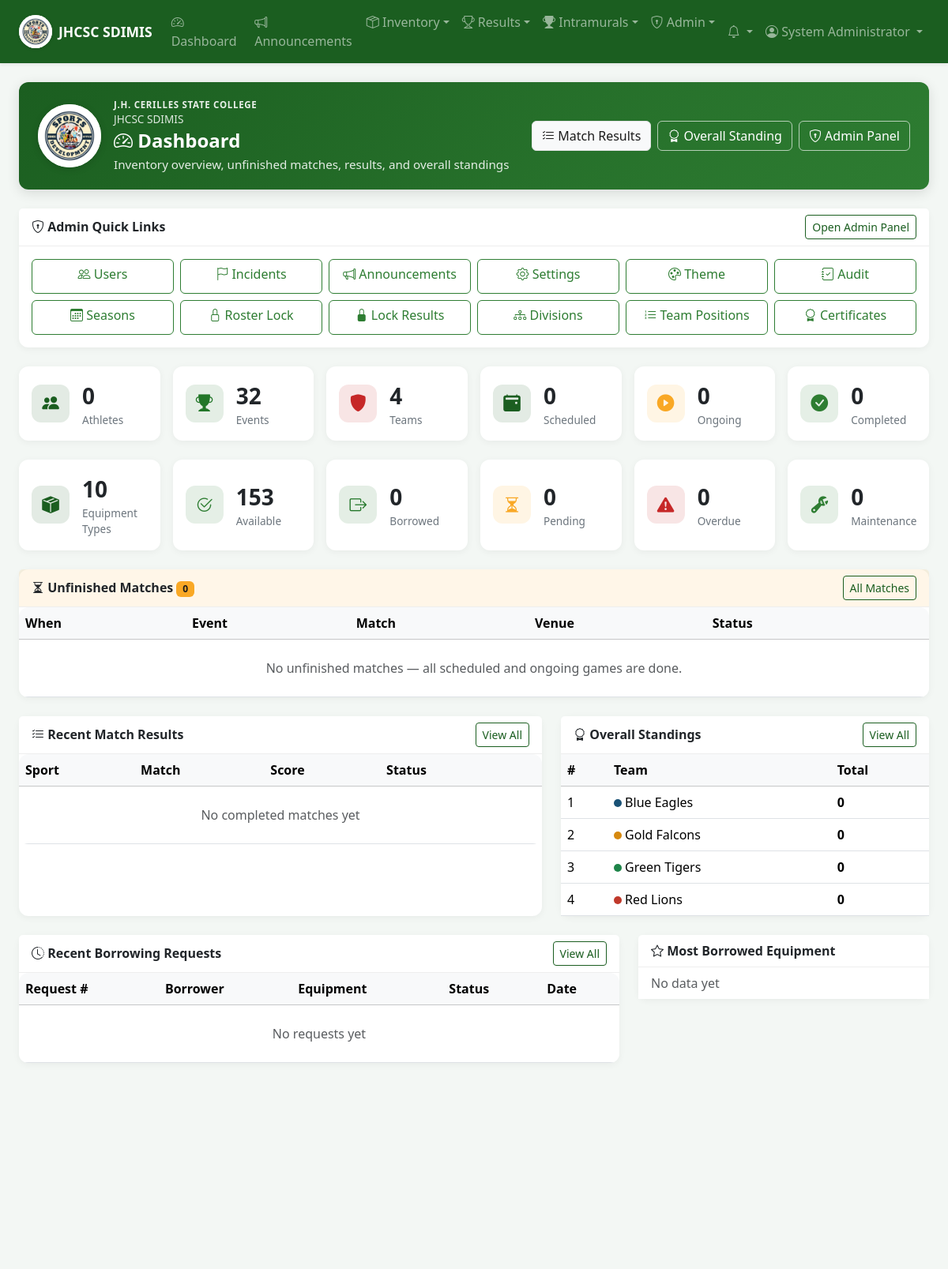
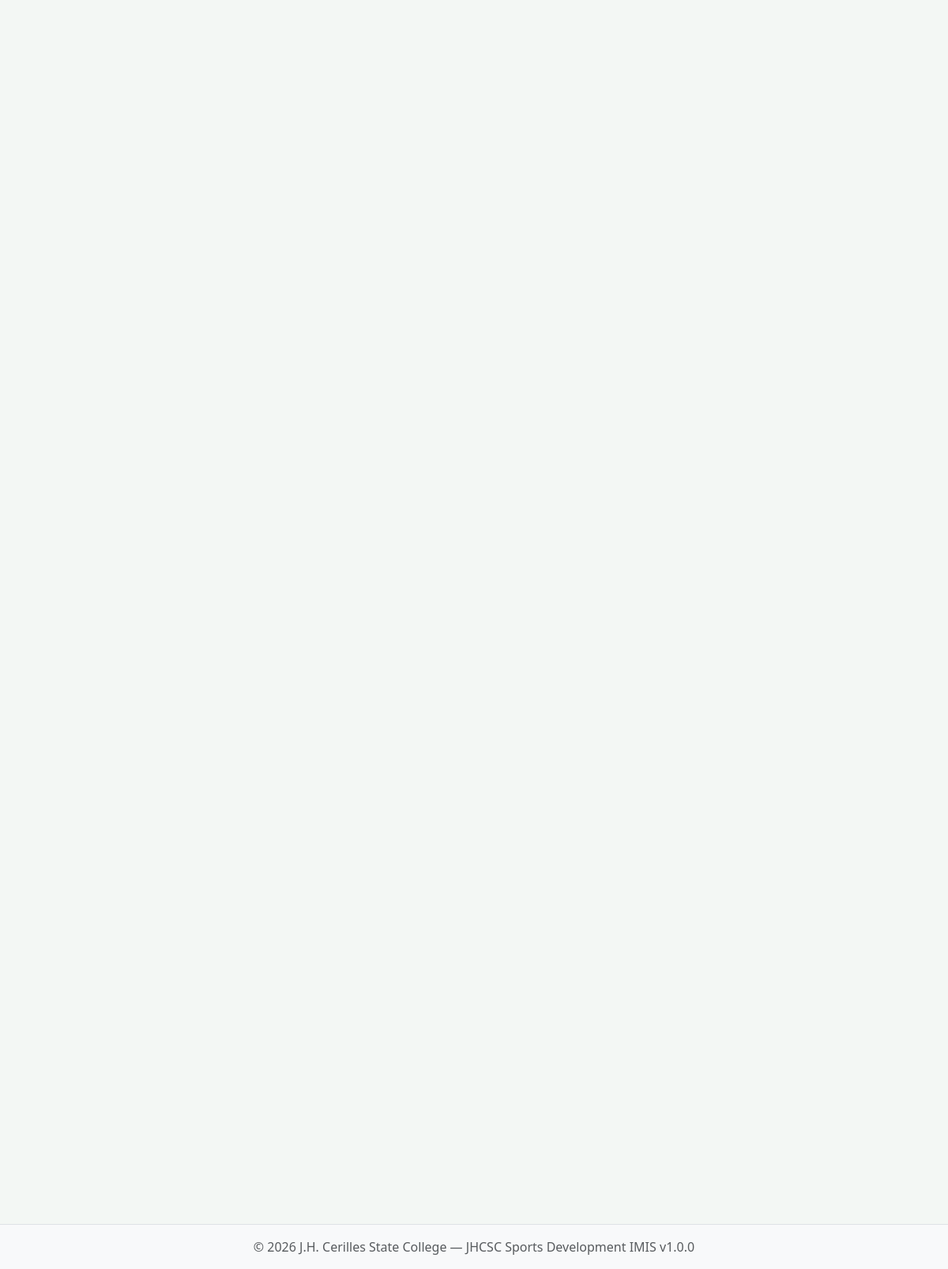
/dashboard.php (signed in), run on the app's committed database (2 pictures, top to bottom).
### tables this page shows
CREATE TABLE IF NOT EXISTS intramural_teams (
    id INT AUTO_INCREMENT PRIMARY KEY,
    name VARCHAR(100) NOT NULL,
    short_name VARCHAR(30) DEFAULT NULL,
    color VARCHAR(20) DEFAULT '#1a5276',
    logo VARCHAR(255) DEFAULT NULL,
    department VARCHAR(100) DEFAULT NULL,
    division_id INT DEFAULT NULL,
    coach_name VARCHAR(100) DEFAULT NULL,
    unit_manager_id INT DEFAULT NULL,
    coach_user_id INT DEFAULT NULL,
    description TEXT,
    is_active TINYINT(1) NOT NULL DEFAULT 1,
    created_at TIMESTAMP DEFAULT CURRENT_TIMESTAMP,
    updated_at TIMESTAMP DEFAULT CURRENT_TIMESTAMP ON UPDATE CURRENT_TIMESTAMP,
    UNIQUE KEY uq_team_name (name),
    FOREIGN KEY (division_id) REFERENCES intramural_divisions(id) ON DELETE SET NULL
);

### dashboard.php (the view, shortened to what the rows shown need)
<?php
require_once __DIR__ . '/includes/auth.php';
$showInventory = canViewInventoryDashboard();
$showStudentBorrowing = canBorrowEquipment();
$showCompetition = canViewCompetitionDashboard();
$showCoachPanel = isCoach() && !canManageIntramurals();
$overallStandings = [];
$isTmDashboard = isTournamentManager() && !canManageIntramurals();
$showUnfinishedMatches = false;
try {
    if ($showCompetition) {
        $showUnfinishedMatches = $isTmDashboard || isAdmin() || (hasRole('unit_manager') && getUserTeamId());
        $overallData = computeOverallStandings();
        $overallStandings = array_slice($overallData['standings'], 0, 8);
    }
} catch (Throwable $e) {
}
require_once __DIR__ . '/includes/header.php';
$dashboardSubtitle = 'Welcome back, ' . ($_SESSION['user_name'] ?? '');
if (isSecretariat()) {
    $dashboardSubtitle = 'Match results, overall standings, and competition management';
} elseif (isPublication()) {
    $dashboardSubtitle = 'View match results and overall standings';
} elseif (isTournamentManager() && !canManageIntramurals()) {
    $dashboardSubtitle = 'Unfinished matches, results, and standings for your assigned events';
} elseif (hasRole('unit_manager')) {
    $dashboardSubtitle = 'Team management, match results, and overall standings';
} elseif (isAdmin()) {
    $dashboardSubtitle = 'Inventory overview, unfinished matches, results, and overall standings';
} elseif (canManageIntramurals()) {
    $dashboardSubtitle = 'Inventory overview, match results, and overall standings';
} elseif ($showCoachPanel) {
    $dashboardSubtitle = hasCoachAssignments()
        ? 'Your assigned teams and events'
        : 'No event assignments yet — ask your unit manager to assign you';
} elseif ($showStudentBorrowing) {
    $dashboardSubtitle = 'Browse equipment and track your borrowing requests';
}
$dashboardActions = '';
if ($showCompetition) {
    $dashboardActions .= '<a href="' . BASE_URL . '/intramurals/matches/index.php" class="btn btn-light"><i class="bi bi-list-check"></i> Match Results</a>';
    $dashboardActions .= '<a href="' . BASE_URL . '/intramurals/standings/overall.php" class="btn btn-outline-light"><i class="bi bi-award"></i> Overall Standing</a>';
}
if (isAdmin()) {
    $dashboardActions .= '<a href="' . BASE_URL . '/admin/index.php" class="btn btn-outline-light"><i class="bi bi-shield-lock"></i> Admin Panel</a>';
}
echo renderDashboardHero('Dashboard', $dashboardSubtitle, [
    'icon' => 'bi-speedometer2',
    'actions' => $dashboardActions,
]);
?>
<?php if ($showUnfinishedMatches): ?>
<div class="card mb-4 border-warning">
    <div class="card-body p-0">
        <div class="table-responsive">
            <table class="table table-hover mb-0 align-middle">
                <thead class="table-light">
                    <tr>
                        <th>When</th>
                        <th>Event</th>
                        <th>Match</th>
                        <th>Venue</th>
                        <th>Status</th>
                        <th></th>
                    </tr>
                </thead>
            </table>
        </div>
    </div>
</div>
<?php endif; ?>
<div class="row g-4">
    <?php if ($showCompetition): ?>
    <div class="col-lg-7">
        <div class="card h-100">
            <div class="card-body p-0">
                <div class="table-responsive">
                    <table class="table table-hover mb-0">
                        <thead class="table-light">
                            <tr>
                                <th>Sport</th>
                                <th>Match</th>
                                <th>Score</th>
                                <th>Status</th>
                                <th></th>
                            </tr>
                        </thead>
                    </table>
                </div>
            </div>
        </div>
    </div>
    <div class="col-lg-5">
        <div class="card h-100">
            <div class="card-body p-0">
                <table class="table mb-0">
                    <thead class="table-light"><tr><th>#</th><th>Team</th><th>Total</th></tr></thead>
                    <tbody>
                        <?php if (empty($overallStandings)): ?>
                        <tr><td colspan="3" class="text-muted text-center py-4">No standings yet</td></tr>
                        <?php else: ?>
                        <?php foreach ($overallStandings as $row): ?>
                        <tr>
                            <td><?= (int) $row['rank'] ?></td>
                            <td>
                                <span style="display:inline-block;width:10px;height:10px;border-radius:50%;background:<?= sanitize($row['color']) ?>"></span>
                                <?= sanitize($row['team_name']) ?>
                            </td>
                            <td><strong><?= (int) $row['total'] ?></strong></td>
                        </tr>
                        <?php endforeach; ?>
                        <?php endif; ?>
                    </tbody>
                </table>
            </div>
        </div>
    </div>
    <?php endif; ?>
</div>
<?php if ($showInventory): ?>
<div class="row g-4 mt-0">
    <div class="col-lg-8">
        <div class="card">
            <div class="card-body p-0">
                <div class="table-responsive">
                    <table class="table table-hover mb-0">
                        <thead class="table-light">
                            <tr>
                                <th>Request #</th>
                                <th>Borrower</th>
                                <th>Equipment</th>
                                <th>Status</th>
                                <th>Date</th>
                            </tr>
                        </thead>
                    </table>
                </div>
            </div>
        </div>
    </div>
</div>
<?php endif; ?>
<?php require_once __DIR__ . '/includes/footer.php'; ?>

### data on the page
intramural_teams: rank "1", name "Blue Eagles", total "0"
intramural_teams: id "3", name "Green Tigers", total "0"

### other printed values
APP_SHORT_NAME "JHCSC SDIMIS"
$entry['label'] "Dashboard"
$entry['label'] "Announcements"
$entry['label'] "Inventory"
$entry['label'] "Results"
$entry['label'] "Intramurals"
$entry['label'] "Admin"
$_SESSION['user_name'] "System Administrator"
$campus "J.H. CERILLES STATE COLLEGE"
$appName "JHCSC SDIMIS"
$titleSafe "Dashboard"
$subtitleSafe "Inventory overview, unfinished matches, results, and overall standings"
$link['label'] "Users"
$link['label'] "Incidents"
$link['label'] "Announcements"
